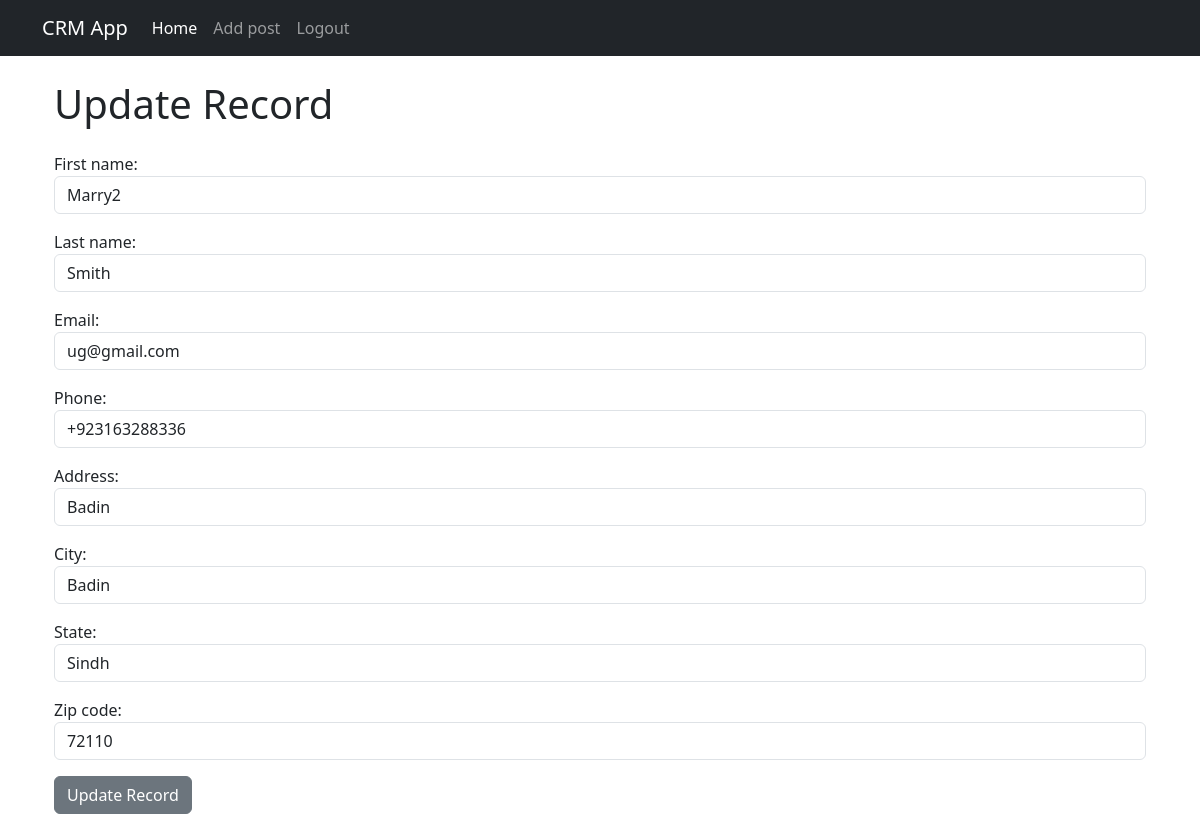
The page /home/update_record/2 (signed in) on the database its author committed.
### main/models.py (models this page shows, shortened)
class Record(models.Model):
    created_At = models.DateTimeField(auto_now_add=True)
    first_name = models.CharField(max_length=100)
    last_name = models.CharField(max_length=100)
    email = models.CharField(max_length=100)
    phone = models.CharField(max_length=100)
    address = models.CharField(max_length=100)
    city = models.CharField(max_length=100)
    state = models.CharField(max_length=100)
    zip_code = models.CharField(max_length=100)

### main/views.py (the view)
# urls.py: path('home/update_record/<int:pk>', update_record, name="update_record"),
def update_record(request, pk):
    if request.user.is_authenticated:
        current_record = Record.objects.get(id=pk)
        form = AddRecordForm(request.POST or None, instance=current_record)
        if form.is_valid():
            form.save()
            messages.success(request, "Record has been updates.")
            return redirect('home')
        return render(request, 'main/update_record.html', {'form':form})
    else:
        messages.success(request, "Yuh must be logged in.")
        return redirect('home')

### main/templates/main/update_record.html (shortened to what this page needs)
{% extends 'main/base.html' %}
{% block content %}
<div class="container">
    <h1>Update Record</h1>
    <form action="" method="POST" class="mt-4">
        <div class="mb-3">
            {{ form.first_name.label_tag }}
            {{ form.first_name }}
        </div>
        <div class="mb-3">
            {{ form.last_name.label_tag }}
            {{ form.last_name }}
        </div>
        <div class="mb-3">
            {{ form.email.label_tag }}
            {{ form.email }}
        </div>
        <div class="mb-3">
            {{ form.phone.label_tag }}
            {{ form.phone }}
        </div>
        <div class="mb-3">
            {{ form.address.label_tag }}
            {{ form.address }}
        </div>
        <div class="mb-3">
            {{ form.city.label_tag }}
            {{ form.city }}
        </div>
        <div class="mb-3">
            {{ form.state.label_tag }}
            {{ form.state }}
        </div>
        <div class="mb-3">
            {{ form.zip_code.label_tag }}
            {{ form.zip_code }}
        </div>
        <button class="btn btn-secondary" type="submit">Update Record</button>
    </form>
</div>
{% endblock %}

### rows shown on the page
Record: first_name "Marry2", last_name "Smith", email "ug@gmail.com", phone "+923163288336", address "Badin", city "Badin", state "Sindh", zip_code "72110"
